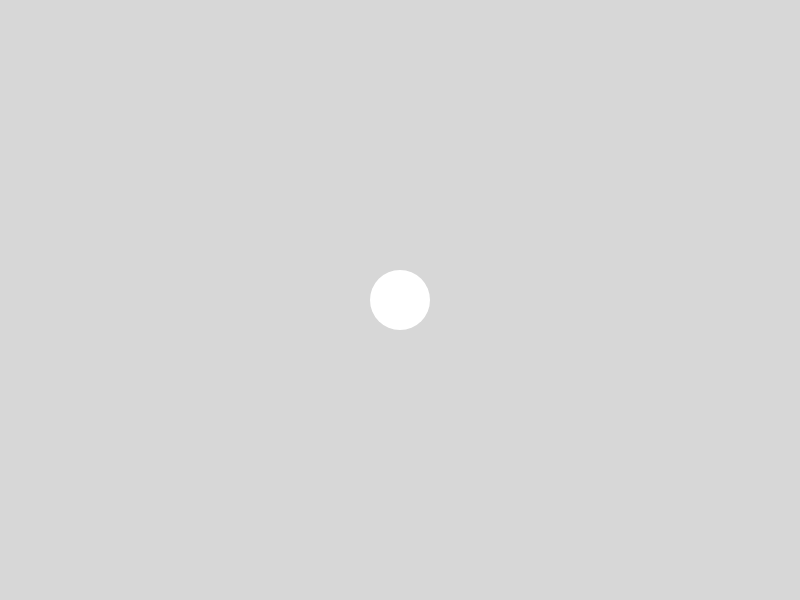
Frame 1 (no input)
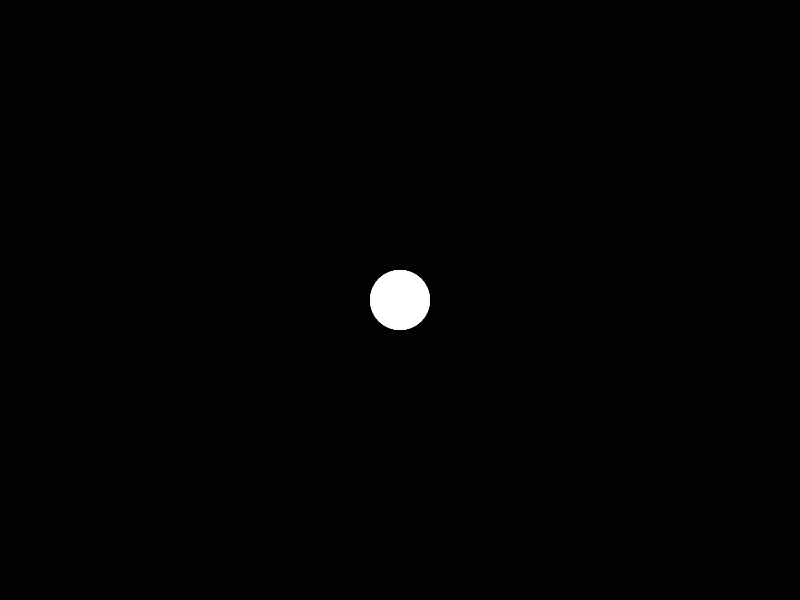
Frame 60 (no input)
Frame 120 (the mouse pressed at the canvas centre since frame 60): identical to frame 60, image omitted

The p5.js sketch that drew these frames (run headless with seeded random() and noise() and a simulated clock; from frame 60 on, the mouse is pressed at the canvas centre):

// p5.js sketch
// ── sketch.js
let x, y, vx = 0, vy = 0;

function setup() {
  createCanvas(displayWidth, displayHeight);
  x = width / 2;
  y = height / 2;
  noStroke();
}

function draw() {
  background(0, 40);           // motion-blur trail
  vx += accelerationX * 0.4;   // tilt pushes the ball
  vy += accelerationY * 0.4;
  vx *= 0.95;                  // friction
  vy *= 0.95;
  x += vx;
  y += vy;
  if (x < 30 || x > width - 30)  vx *= -0.8;  // bounce
  if (y < 30 || y > height - 30) vy *= -0.8;
  x = constrain(x, 30, width - 30);
  y = constrain(y, 30, height - 30);
  fill(255);
  circle(x, y, 60);
}
